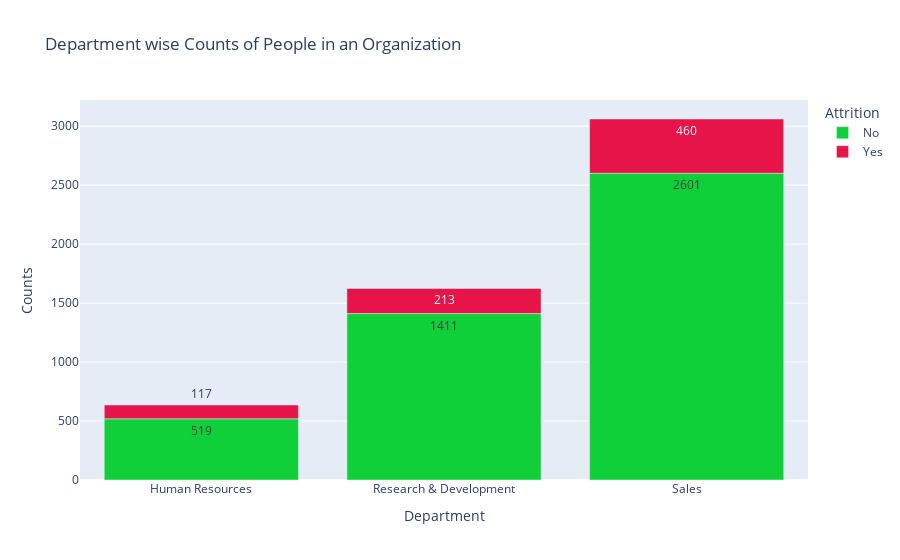

Source (notebook cell):
### Markdown cell above
##### Does the Department of work impact attrition?

### Code cell
dept_att=combined_dataset.groupby(['Department','Attrition']).apply(lambda x:x['DailyRate'].count()).reset_index(name='Counts')
fig=px.bar(
  dept_att,
  x='Department',
  y='Counts',
  color='Attrition',
  text='Counts',
  color_discrete_map={
        'Yes': "#E61448",  
        'No': "#0FD039" 
  }, 
  title='Department wise Counts of People in an Organization')
fig.update_traces(textposition='auto')
fig.show()

### Figure 1 — Plotly figure (JSON) as saved in the notebook; plotly's stock layout.template omitted (floating-point values rounded to 4 significant figures)
{"data": [{"hovertemplate": "Attrition=No<br>Department=%{x}<br>Counts=%{text}<extra></extra>", "legendgroup": "No", "marker": {"color": "#0FD039", "pattern": {"shape": ""}}, "name": "No", "orientation": "v", "showlegend": true, "text": [519.0, 1411.0, 2601.0], "textposition": "auto", "type": "bar", "x": ["Human Resources", "Research & Development", "Sales"], "xaxis": "x", "y": [519, 1411, 2601], "yaxis": "y"}, {"hovertemplate": "Attrition=Yes<br>Department=%{x}<br>Counts=%{text}<extra></extra>", "legendgroup": "Yes", "marker": {"color": "#E61448", "pattern": {"shape": ""}}, "name": "Yes", "orientation": "v", "showlegend": true, "text": [117.0, 213.0, 460.0], "textposition": "auto", "type": "bar", "x": ["Human Resources", "Research & Development", "Sales"], "xaxis": "x", "y": [117, 213, 460], "yaxis": "y"}], "layout": {"barmode": "relative", "legend": {"title": {"text": "Attrition"}, "tracegroupgap": 0}, "title": {"text": "Department wise Counts of People in an Organization"}, "xaxis": {"anchor": "y", "domain": [0, 1], "title": {"text": "Department"}}, "yaxis": {"anchor": "x", "domain": [0, 1], "title": {"text": "Counts"}}}}
